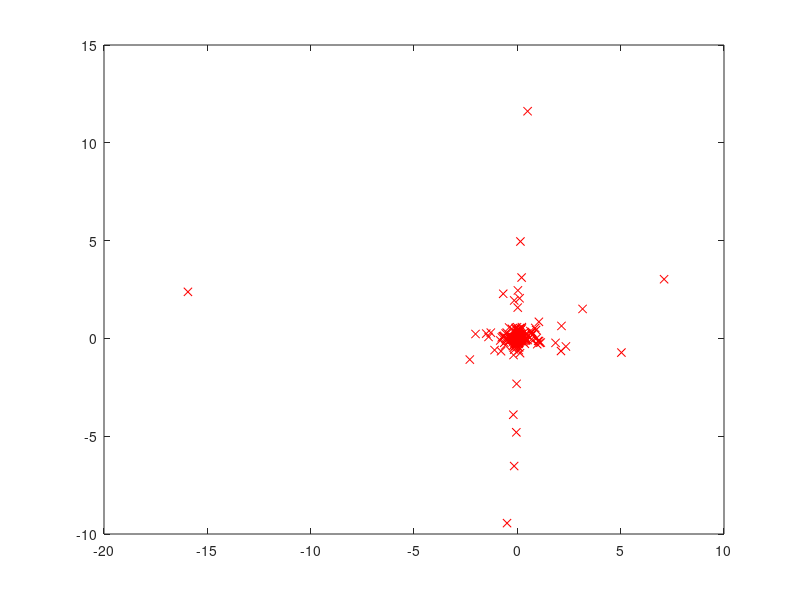

The MATLAB script that drew this image: (Note: this script raises an error after producing the figure.)
rand('seed', 1e5)
randn('seed', 1e5);
ndata = 400;
niters = 200;

latentDim = 6;
dataDim = 6;

trueA = [round(randn(dataDim, latentDim)*40)/10];
trueBeta = 1;

tauSample = gamrnd(0.5, 0.5, ndata, latentDim);
sSample = randn(ndata, latentDim)./sqrt(tauSample);
X = sSample*trueA' + randn(ndata, dataDim)/sqrt(trueBeta);
%pre whiten data
[q, s] = eig(cov(X));
whiteningMatrix = q*diag(1./sqrt(diag(s)));
whiteX = X*whiteningMatrix;

trueMix = (trueA'*whiteningMatrix)';

%X = X./nrepmat(std(X), 1, size(X, 1));

plot(whiteX(:, 1), whiteX(:, 2), 'rx')

% X = zero meaned data;

ndata = size(whiteX, 1);
dataDim = size(whiteX, 2);
%latentDim = dataDim;

%A = mixing Weights - Matrix of dataDim Rows, latentDim Columns;
if dataDim > latentDim
  A = eye(dataDim);
else
  A = eye(latentDim);
end
A = A(1:dataDim, 1:latentDim);

% tau = latent noise precision - Matrix of ndata Rows, latentDim Columns;
tau = ones(ndata, latentDim);

% beta = output Noise - Scalar;
beta = 1;
counter = 1;
Astore = A(:)';
betaStore = beta;
for i = 1:niters
  for j = 1:1
    for k = 1:10
      [sbar, Sigma_beta_s] = updatelatent(whiteX, A, tau, beta);
      A = updateA(sbar, Sigma_beta_s, whiteX);
    
    end
    beta = updatebeta(sbar, Sigma_beta_s, whiteX, A); 
    %disp(beta)
  end
  counter = counter + 1;
  Astore(counter, :) = A(:)';
  betaStore(counter) = beta;
  tau = updatetau(sbar, Sigma_beta_s);
  %tau = mackay_updatetau(sbar, Sigma_beta_s, tau);
  %disp(tau)
  subplot(2, 1, 1)
  plot(Astore)
  subplot(2, 1, 2)
  plot(log10(betaStore))
  drawnow
end








